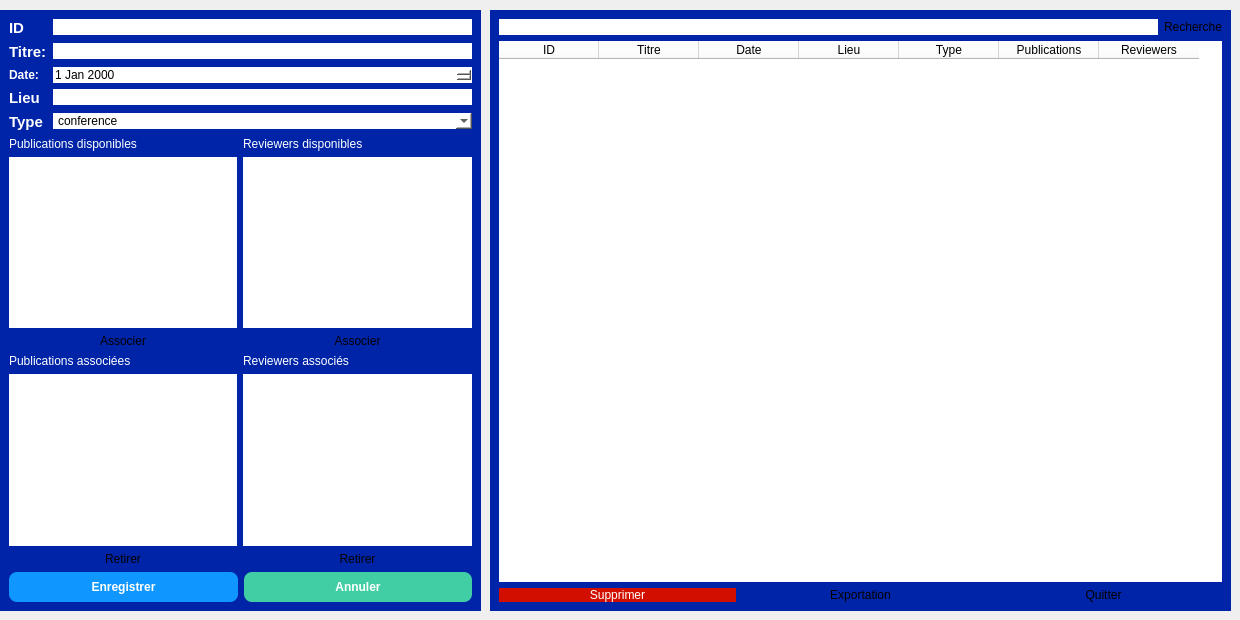
     <widget class="QWidget" name="stackedWidgetPage5">
      <widget class="QGroupBox" name="groupBox_Session_Form">
       <property name="geometry">
        <rect>
         <x>0</x>
         <y>10</y>
         <width>481</width>
         <height>601</height>
        </rect>
       </property>
       <property name="styleSheet">
        <string notr="true">background-color: rgb(0, 36, 168); border: #A8D3F0;</string>
       </property>
       <property name="title">
        <string/>
       </property>
       <layout class="QVBoxLayout" name="verticalLayout_SessionForm">
        <item>
         <layout class="QFormLayout" name="formLayout_Session">
          <item row="0" column="0">
           <widget class="QLabel" name="label_S_ID">
            <property name="text">
             <string>&lt;html&gt;&lt;head/&gt;&lt;body&gt;&lt;p&gt;&lt;span style=&quot; font-size:11pt; font-weight:700; color:#ffffff;&quot;&gt;ID&lt;/span&gt;&lt;/p&gt;&lt;/body&gt;&lt;/html&gt;</string>
            </property>
           </widget>
          </item>
          <item row="0" column="1">
           <widget class="QLineEdit" name="lineEdit_ID">
            <property name="styleSheet">
             <string notr="true">background-color: rgb(255, 255, 255);</string>
            </property>
           </widget>
          </item>
          <item row="1" column="0">
           <widget class="QLabel" name="label_S_Titre">
            <property name="text">
             <string>&lt;html&gt;&lt;head/&gt;&lt;body&gt;&lt;p&gt;&lt;span style=&quot; font-size:11pt; font-weight:700; color:#ffffff;&quot;&gt;Titre:&lt;/span&gt;&lt;/p&gt;&lt;/body&gt;&lt;/html&gt;</string>
            </property>
           </widget>
          </item>
          <item row="1" column="1">
           <widget class="QLineEdit" name="lineEdit_Titre">
            <property name="styleSheet">
             <string notr="true">background-color: rgb(255, 255, 255);</string>
            </property>
           </widget>
          </item>
          <item row="2" column="0">
           <widget class="QLabel" name="label_S_Date">
            <property name="text">
             <string>&lt;html&gt;&lt;head/&gt;&lt;body&gt;&lt;p&gt;&lt;span style=&quot; font-weight:700; color:#ffffff;&quot;&gt;Date:&lt;/span&gt;&lt;/p&gt;&lt;/body&gt;&lt;/html&gt;</string>
            </property>
           </widget>
          </item>
          <item row="2" column="1">
           <widget class="QDateEdit" name="dateEdit_Date">
            <property name="styleSheet">
             <string notr="true">background-color: rgb(255, 255, 255);</string>
            </property>
           </widget>
          </item>
          <item row="3" column="0">
           <widget class="QLabel" name="label_S_Lieu">
            <property name="text">
             <string>&lt;html&gt;&lt;head/&gt;&lt;body&gt;&lt;p&gt;&lt;span style=&quot; font-size:11pt; font-weight:700; color:#ffffff;&quot;&gt;Lieu&lt;/span&gt;&lt;/p&gt;&lt;/body&gt;&lt;/html&gt;</string>
            </property>
           </widget>
          </item>
          <item row="3" column="1">
           <widget class="QLineEdit" name="lineEdit_Lieu">
            <property name="styleSheet">
             <string notr="true">background-color: rgb(255, 255, 255);</string>
            </property>
           </widget>
          </item>
          <item row="4" column="0">
           <widget class="QLabel" name="label_S_Type">
            <property name="text">
             <string>&lt;html&gt;&lt;head/&gt;&lt;body&gt;&lt;p&gt;&lt;span style=&quot; font-size:11pt; font-weight:700; color:#ffffff;&quot;&gt;Type&lt;/span&gt;&lt;/p&gt;&lt;/body&gt;&lt;/html&gt;</string>
            </property>
           </widget>
          </item>
          <item row="4" column="1">
           <widget class="QComboBox" name="comboBox_Type">
            <property name="styleSheet">
             <string notr="true">background-color: white; color: black;</string>
            </property>
            <item>
             <property name="text">
              <string>conference</string>
             </property>
            </item>
            <item>
             <property name="text">
              <string>presentation</string>
             </property>
            </item>
            <item>
             <property name="text">
              <string>atelier</string>
             </property>
            </item>
           </widget>
          </item>
         </layout>
        </item>
        <item>
         <layout class="QHBoxLayout" name="horizontalLayout_Assoc">
          <item>
           <layout class="QVBoxLayout" name="verticalLayout_Pubs">
            <item>
             <widget class="QLabel" name="lbl_AllPubs">
              <property name="text">
               <string>&lt;html&gt;&lt;head/&gt;&lt;body&gt;&lt;p&gt;&lt;span style=&quot; color:#ffffff;&quot;&gt;Publications disponibles&lt;/span&gt;&lt;/p&gt;&lt;/body&gt;&lt;/html&gt;</string>
              </property>
             </widget>
            </item>
            <item>
             <widget class="QListWidget" name="list_Publications">
              <property name="styleSheet">
               <string notr="true">background-color: white; color: black;</string>
              </property>
              <property name="selectionMode">
               <enum>QAbstractItemView::SelectionMode::MultiSelection</enum>
              </property>
             </widget>
            </item>
            <item>
             <widget class="QPushButton" name="btn_AssocierPublications">
              <property name="text">
               <string>Associer</string>
              </property>
             </widget>
            </item>
            <item>
             <widget class="QLabel" name="lbl_SessPubs">
              <property name="text">
               <string>&lt;html&gt;&lt;head/&gt;&lt;body&gt;&lt;p&gt;&lt;span style=&quot; color:#ffffff;&quot;&gt;Publications associées&lt;/span&gt;&lt;/p&gt;&lt;/body&gt;&lt;/html&gt;</string>
              </property>
             </widget>
            </item>
            <item>
             <widget class="QListWidget" name="list_SessionPubs">
              <property name="styleSheet">
               <string notr="true">background-color: white; color: black;</string>
              </property>
             </widget>
            </item>
            <item>
             <widget class="QPushButton" name="btn_RetirerPub">
              <property name="text">
               <string>Retirer</string>
              </property>
             </widget>
            </item>
           </layout>
          </item>
          <item>
           <layout class="QVBoxLayout" name="verticalLayout_Revs">
            <item>
             <widget class="QLabel" name="lbl_AllRevs">
              <property name="text">
               <string>&lt;html&gt;&lt;head/&gt;&lt;body&gt;&lt;p&gt;&lt;span style=&quot; color:#ffffff;&quot;&gt;Reviewers disponibles&lt;/span&gt;&lt;/p&gt;&lt;/body&gt;&lt;/html&gt;</string>
              </property>
             </widget>
            </item>
            <item>
             <widget class="QListWidget" name="list_Reviewers">
              <property name="styleSheet">
               <string notr="true">background-color: white; color: black;</string>
              </property>
              <property name="selectionMode">
               <enum>QAbstractItemView::SelectionMode::MultiSelection</enum>
              </property>
             </widget>
            </item>
            <item>
             <widget class="QPushButton" name="btn_AssocierReviewers">
              <property name="text">
               <string>Associer</string>
              </property>
             </widget>
            </item>
            <item>
             <widget class="QLabel" name="lbl_SessRevs">
              <property name="text">
               <string>&lt;html&gt;&lt;head/&gt;&lt;body&gt;&lt;p&gt;&lt;span style=&quot; color:#ffffff;&quot;&gt;Reviewers associés&lt;/span&gt;&lt;/p&gt;&lt;/body&gt;&lt;/html&gt;</string>
              </property>
             </widget>
            </item>
            <item>
             <widget class="QListWidget" name="list_SessionRevs">
              <property name="styleSheet">
               <string notr="true">background-color: white; color: black;</string>
              </property>
             </widget>
            </item>
            <item>
             <widget class="QPushButton" name="btn_RetirerRev">
              <property name="text">
               <string>Retirer</string>
              </property>
             </widget>
            </item>
           </layout>
          </item>
         </layout>
        </item>
        <item>
         <layout class="QHBoxLayout" name="horizontalLayout_Buttons">
          <item>
           <widget class="QPushButton" name="btn_Enregistrer">
            <property name="styleSheet">
             <string notr="true">background-color: rgb(16, 151, 255); color: white; font-weight: bold; border-radius: 8px; padding: 8px;</string>
            </property>
            <property name="text">
             <string>Enregistrer</string>
            </property>
           </widget>
          </item>
          <item>
           <widget class="QPushButton" name="annuler_2">
            <property name="styleSheet">
             <string notr="true">background-color: rgb(66, 206, 164); color: white; font-weight: bold; border-radius: 8px; padding: 8px;</string>
            </property>
            <property name="text">
             <string>Annuler</string>
            </property>
           </widget>
          </item>
         </layout>
        </item>
       </layout>
      </widget>
      <widget class="QGroupBox" name="groupBox_Session_List">
       <property name="geometry">
        <rect>
         <x>490</x>
         <y>10</y>
         <width>741</width>
         <height>601</height>
        </rect>
       </property>
       <property name="styleSheet">
        <string notr="true">background-color: rgb(0, 36, 168); border: #A8D3F0;</string>
       </property>
       <property name="title">
        <string/>
       </property>
       <layout class="QVBoxLayout" name="verticalLayout_SessionList">
        <item>
         <layout class="QHBoxLayout" name="horizontalLayout_Search">
          <item>
           <widget class="QLineEdit" name="rechSession">
            <property name="styleSheet">
             <string notr="true">background-color: white;</string>
            </property>
           </widget>
          </item>
          <item>
           <widget class="QPushButton" name="rechercheSession">
            <property name="text">
             <string>Recherche</string>
            </property>
           </widget>
          </item>
         </layout>
        </item>
        <item>
         <widget class="QTableWidget" name="tableWidget_Sessions">
          <property name="styleSheet">
           <string notr="true">background-color: white; color: black;</string>
          </property>
          <column>
           <property name="text">
            <string>ID</string>
           </property>
          </column>
          <column>
           <property name="text">
            <string>Titre</string>
           </property>
          </column>
          <column>
           <property name="text">
            <string>Date</string>
           </property>
          </column>
          <column>
           <property name="text">
            <string>Lieu</string>
           </property>
          </column>
          <column>
           <property name="text">
            <string>Type</string>
           </property>
          </column>
          <column>
           <property name="text">
            <string>Publications</string>
           </property>
          </column>
          <column>
           <property name="text">
            <string>Reviewers</string>
           </property>
          </column>
         </widget>
        </item>
        <item>
         <layout class="QHBoxLayout" name="horizontalLayout_ListBtns">
          <item>
           <widget class="QPushButton" name="SuppSession">
            <property name="styleSheet">
             <string notr="true">background-color: rgb(209, 14, 0); color: white;</string>
            </property>
            <property name="text">
             <string>Supprimer</string>
            </property>
           </widget>
          </item>
          <item>
           <widget class="QPushButton" name="expoSession">
            <property name="text">
             <string>Exportation</string>
            </property>
           </widget>
          </item>
          <item>
           <widget class="QPushButton" name="quitterSession">
            <property name="text">
             <string>Quitter</string>
            </property>
           </widget>
          </item>
         </layout>
        </item>
       </layout>
      </widget>
     </widget>
